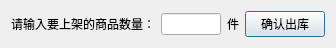
<?xml version="1.0" encoding="UTF-8"?>
<ui version="4.0">
 <class>c_getoutamount</class>
 <widget class="QDialog" name="c_getoutamount">
  <property name="geometry">
   <rect>
    <x>0</x>
    <y>0</y>
    <width>336</width>
    <height>43</height>
   </rect>
  </property>
  <property name="windowTitle">
   <string>Dialog</string>
  </property>
  <layout class="QHBoxLayout" name="horizontalLayout">
   <item>
    <widget class="QLabel" name="label">
     <property name="text">
      <string>请输入要上架的商品数量：</string>
     </property>
    </widget>
   </item>
   <item>
    <widget class="QLineEdit" name="amount"/>
   </item>
   <item>
    <widget class="QLabel" name="label_2">
     <property name="text">
      <string>件</string>
     </property>
    </widget>
   </item>
   <item>
    <widget class="QPushButton" name="outofstock">
     <property name="text">
      <string>确认出库</string>
     </property>
    </widget>
   </item>
  </layout>
 </widget>
 <resources/>
 <connections/>
</ui>
